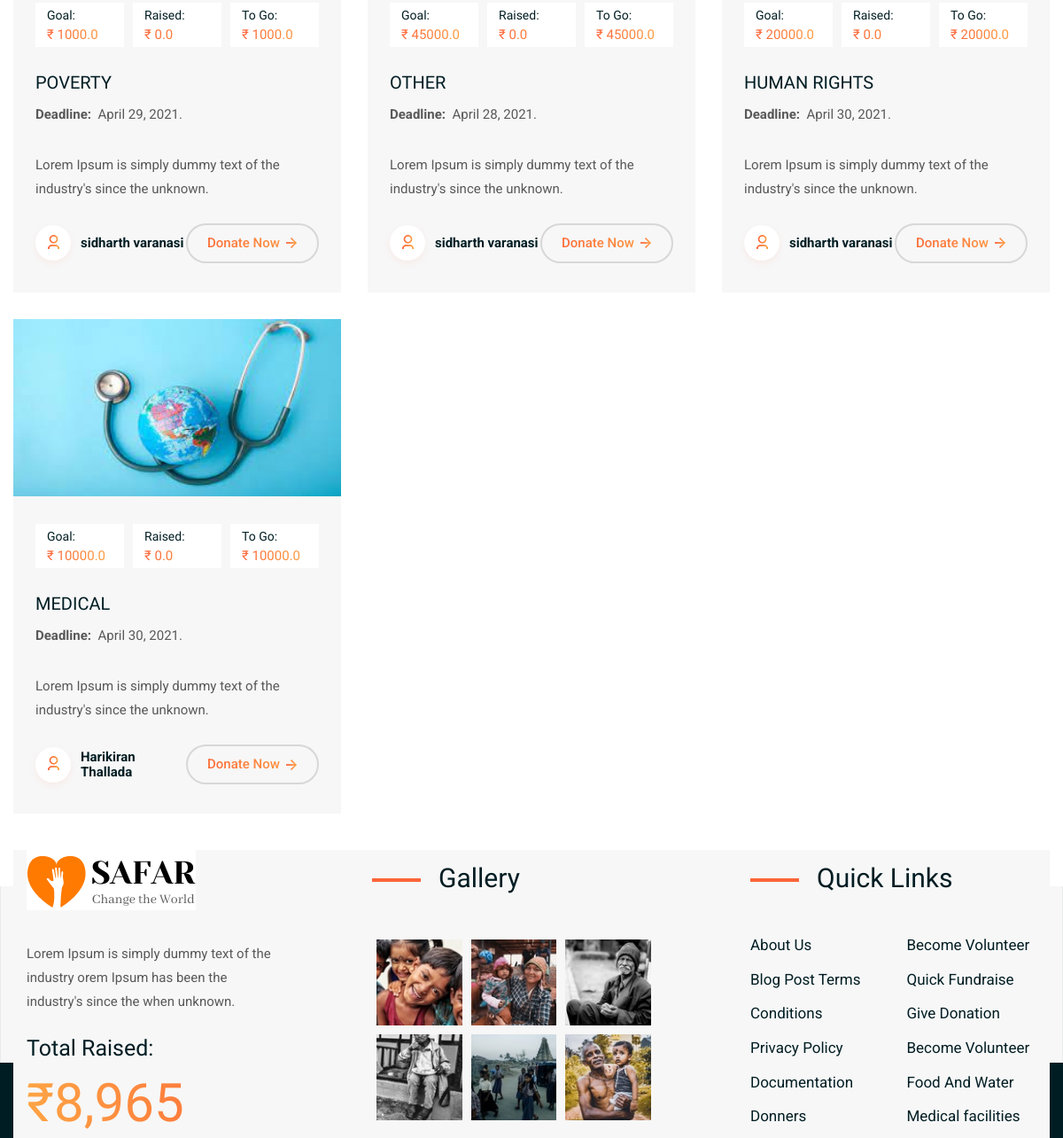
Before: /causes/ (signed in, middle part) with the older database file.
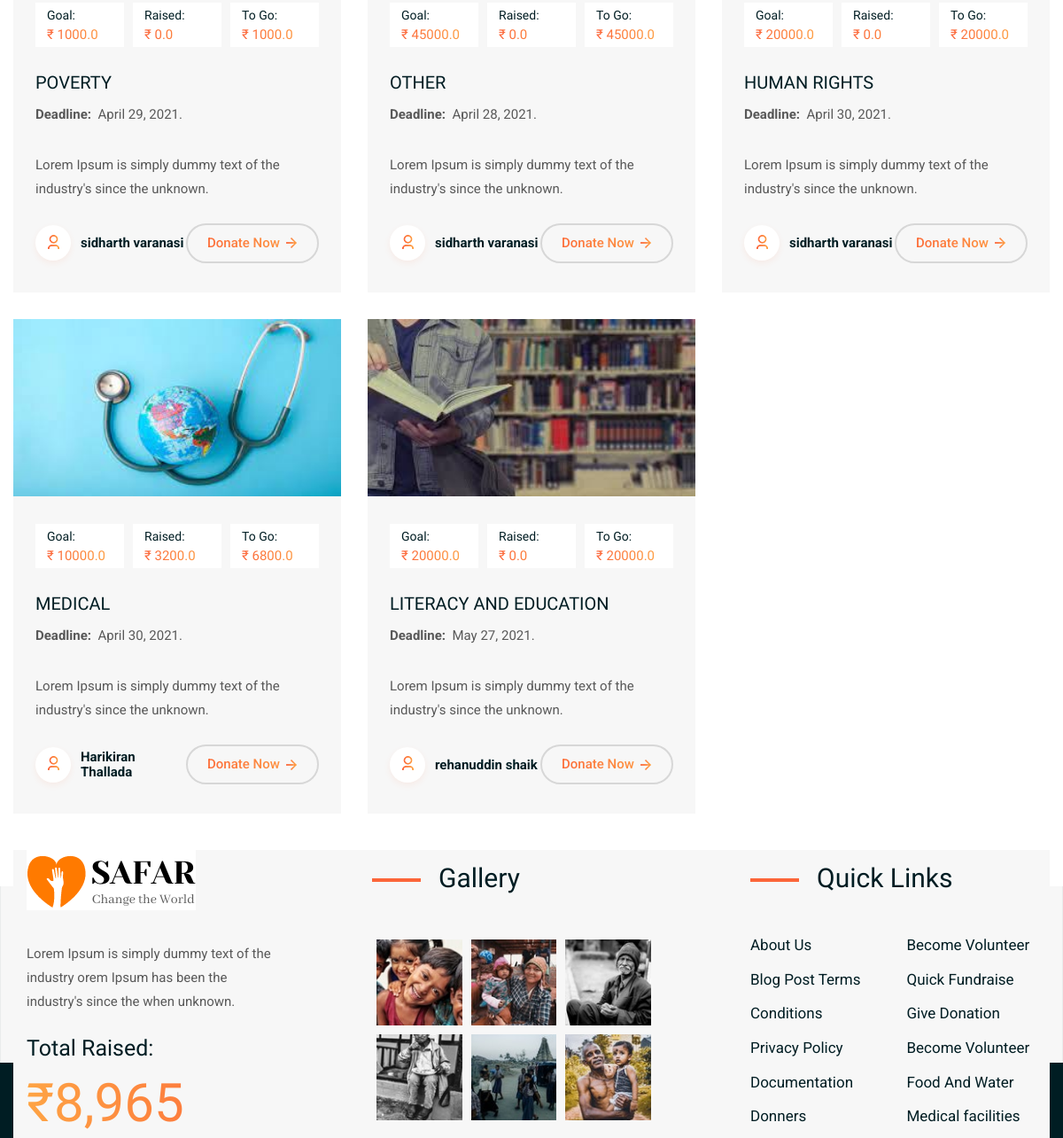
After: the same page with the newer database file.
### fund/models.py (models this page shows, shortened)
class Request(models.Model):
    CATEGORY = (
        ('MEDICAL', 'MEDICAL'),
        ('LITERACY AND EDUCATION', 'LITERACY AND EDUCATION'),
        ('HUMAN RIGHTS', 'HUMAN RIGHTS'),
        ('PHYSICAL HELP', 'PHYSICAL HELP'),
        ('POVERTY', 'POVERTY'),
        ('OTHER', 'OTHER')
    )
    STATUS = (
        ('PENDING', 'PENDING'),
        ('ACCEPTED', 'ACCEPTED'),
        ('CANCELLED', 'CANCELLED'),
        ('COMPLETED', 'COMPLETED')
    )
    id = models.AutoField(primary_key=True)
    uuid = models.UUIDField(default=uuid.uuid4, editable=False)
    account_id = models.ForeignKey(Account, on_delete=models.CASCADE, null=True)
    request_category = models.CharField(max_length=50, default="OTHER", choices=CATEGORY)
    amount = models.FloatField(default=0)
    collected = models.FloatField(default=0)
    desc = models.CharField(max_length=200, default='No Description')
    identity_image = models.ImageField(upload_to=get_file_address, null=True, blank=True)
    image1 = models.ImageField(upload_to=get_file_address, null=True, blank=True)
    image2 = models.ImageField(upload_to=get_file_address, null=True, blank=True)
    deadline = models.DateField()
    status = models.CharField(max_length=50, default="PENDING", blank=True, choices=STATUS)
    pub_date = models.DateTimeField(default=now)
    admin_msg = models.CharField(max_length=200, default='none', null=True, blank=True)
    @property
    def remaining(self):
        rem = self.amount-self.collected
        return rem
    @property
    def dpimage(self):
        cat = self.request_category
        if cat == 'MEDICAL':
            img = '011'
        elif cat == 'LITERACY AND EDUCATION':
            img = '022'
        elif cat == 'HUMAN RIGHTS':
            img = '033'
        elif cat == 'PHYSICAL HELP':
            img = '044'
        elif cat == 'POVERTY':
            img = '055'
        elif cat == 'OTHER':
            img = '066'
        else:
            img = '077'
        return img

class Account(models.Model):
    username = models.OneToOneField(User, on_delete=models.CASCADE, null=True, blank=False)
    fullname = models.CharField(max_length=200)
    phone = models.CharField(max_length=12)
    email = models.CharField(max_length=200)
    def __str__(self):
        return str(self.fullname)

### fund/decoraters.py (the view)
        def wrapper_func(request, *args, **kwargs):
            group = None
            if request.user.groups.exists():
                group = request.user.groups.all()[0].name
                if group in allowed_roles:
                    return view_func(request, *args, **kwargs)
                elif group == 'Account':
                    params = {
                        'msg': group,
                        'way': 'causes'
                    }
                    return render(request, 'fund/access-deny.html', params)
                elif group == 'Admin':
                    params = {
                        'msg': group,
                        'way': 'Admin'
                    }
                    return render(request, 'fund/access-deny.html', params)

### fund/decoraters.py (called while the page is built)
def allowed_users(allowed_roles=[]):
    def decorator(view_func):
        def wrapper_func(request, *args, **kwargs):
            group = None
            if request.user.groups.exists():
                group = request.user.groups.all()[0].name
                if group in allowed_roles:
                    return view_func(request, *args, **kwargs)
                elif group == 'Account':
                    params = {
                        'msg': group,
                        'way': 'causes'
                    }
                    return render(request, 'fund/access-deny.html', params)
                elif group == 'Admin':
                    params = {
                        'msg': group,
                        'way': 'Admin'
                    }
                    return render(request, 'fund/access-deny.html', params)
        return wrapper_func
    return decorator

### fund/templates/fund/causes.html (shortened to what the changed rows need)
{% load static %}
<!DOCTYPE html>
<html lang="en">
<head>
    <link rel="stylesheet" type="text/css" href="{% static 'css/bootstrap.min.css' %}">
    <link rel="stylesheet" type="text/css" href="{% static 'css/icofont.css' %}">
    <link rel="stylesheet" type="text/css" href="{% static 'css/elegantIcons.css' %}">
    <link rel="stylesheet" type="text/css" href="{% static 'css/animate.css' %}">
    <link rel="stylesheet" type="text/css" href="{% static 'css/aos.css' %}">
    <link rel="stylesheet" type="text/css" href="{% static 'css/jquery.fancybox.min.css' %}">
    <link rel="stylesheet" type="text/css" href="{% static 'css/slicknav.css' %}">
    <link rel="stylesheet" type="text/css" href="{% static 'css/swiper.min.css' %}">
    <link rel="stylesheet" type="text/css" href="{% static 'css/style.css' %}">
</head>
<body>
<div class="wrapper causes-page-wrapper">
  <main class="main-content site-wrapper-reveal">
    <section class="causes-area causes-default-area">
      <div class="container">
      <div class="row">
        {% for request in requests %}
          <div class="col-md-6 col-lg-4">
            <div class="causes-item mb-30">
              <div class="thumb">
                <img src="{% static '/img/causes/'%}{{request.dpimage}}.jpg" alt="safar-HasTech" style="width: 370px; height: 200px;">
              </div>
              <div class="content">
                <ul class="donate-info">
                  <li class="info-item">
                    <span class="info-title">Goal:</span>
                    <p class="amount">₹ {{request.amount}}</p>
                  </li>
                  <li class="info-item">
                    <span class="info-title">Raised:</span>
                    <p class="amount">₹ {{request.collected}}</p>
                  </li>
                  <li class="info-item">
                    <span class="info-title">To Go:</span>
                    <p class="amount">₹ {{request.remaining}}</p>
                  </li>
                </ul>
                <h5 class="title"><a href="{% url 'causes' %}{{request.id}}">{{request.request_category}}</a></h5>
                <p><b>Deadline:&nbsp</b>&nbsp{{request.deadline}}.</p>
                <p>Lorem Ipsum is simply dummy text of the industry's since the unknown.</p>
              </div>
              <div class="causes-footer">
                <div class="admin">
                  <h5><a href="{% url 'causes' %}{{request.id}}"><span class="icon-img"><img src="{% static 'img/icons/admin1.png'%}" alt="Icon"></span>{{request.account_id}}</a></h5>
                </div>
                <a class="btn-theme btn-border-gradient gray-border btn-size-md" href="{% url 'causes' %}{{request.id}}"><span><p>Donate Now<img class="icon icon-img" src="{% static 'img/icons/arrow-line-right-gradient.png'%}" alt="Icon"></p></span></a>
              </div>
            </div>
          </div>
        {% endfor %}
        </div>
      </div>
    </section>
    <section class="funfact-area funfact-default-area">
      <div class="container">
        <div class="row row-gutter-0 funfact-items-style1">
          <div class="col-sm-6 col-md-4 funfact-item">
            <div class="inner-content">
              <div class="content">
                <div class="number">
                  <h2><span class="counter-animate">100</span>K</h2>
                </div>
              </div>
            </div>
          </div>
          <div class="col-sm-6 col-md-4 funfact-item">
            <div class="inner-content">
              <div class="content">
                <div class="number">
                  <h2><span class="counter-animate">100</span>M</h2>
                </div>
              </div>
            </div>
          </div>
          <div class="col-sm-6 col-md-4 funfact-item">
            <div class="inner-content">
              <div class="content">
                <div class="number">
                  <h2><span class="counter-animate">100</span>+</h2>
                </div>
              </div>
            </div>
          </div>
        </div>
      </div>
    </section>
  </main>
</div>
</body>
</html>

Changed rows visible on the page:
changed Request "MEDICAL": collected "0.0" → "3200.0"; remaining "10000.0" → "6800.0"
added Request: shows a picture, amount "20000.0", collected "0.0", remaining "20000.0", request_category "LITERACY AND EDUCATION", deadline "May 27, 2021", account_id "rehanuddin shaik"
